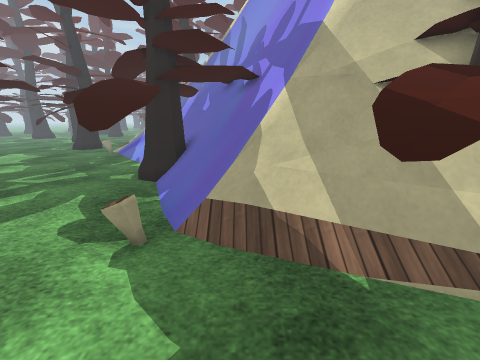
View 1 (above)

24 first-person views from a walk through a scene from a Unity 3-D project. The camera is 1.3 m above the floor, tilts 14° down and sees 90° across. The floor is counted in squares, 0.5 m on a side. Each view is taken from the middle of a square. On the plan, view 1 faces up. The plan holds only what a view shows up to about 17 squares ahead; the rest is blank. The place goes on beyond the plan. The player is left out. Some surface patterns are stand-ins.

View 2
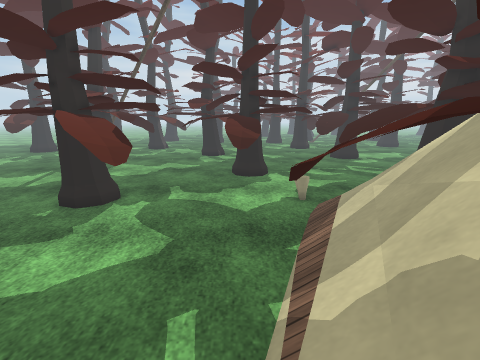

View 3
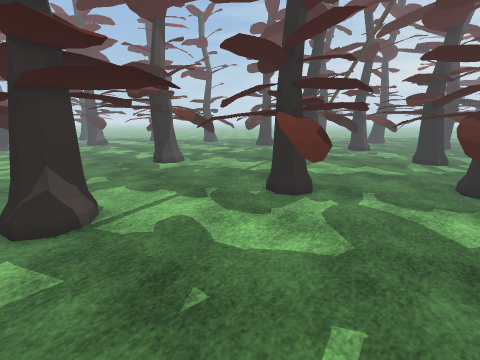

View 4
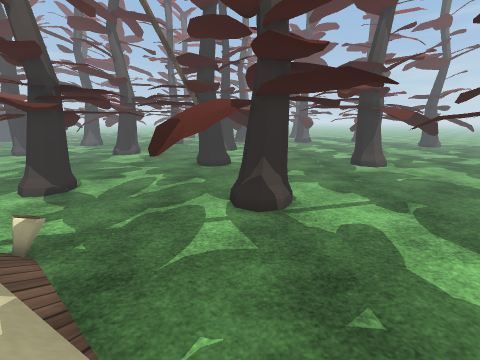

View 5
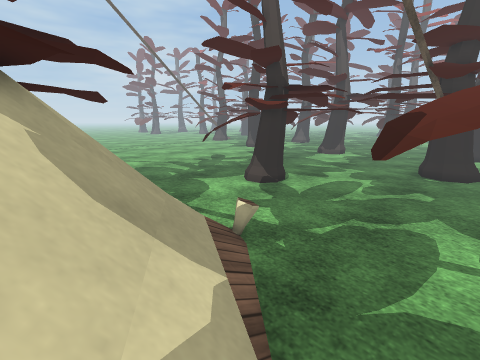

View 6
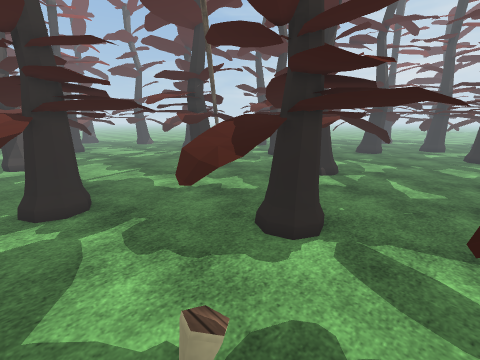

View 7
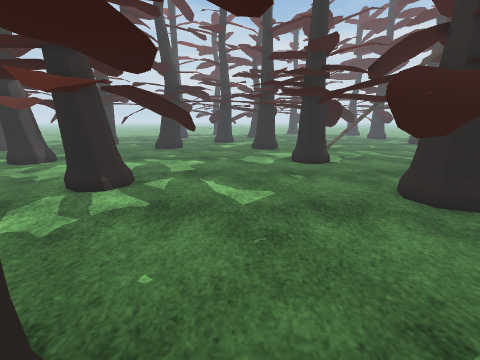

View 8
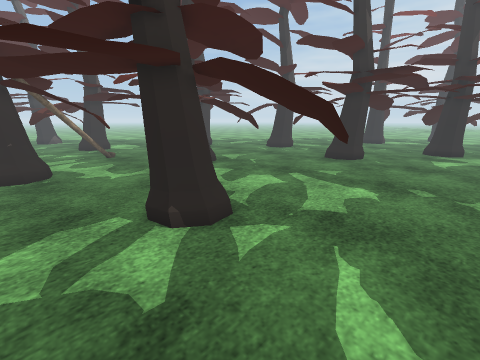

View 9
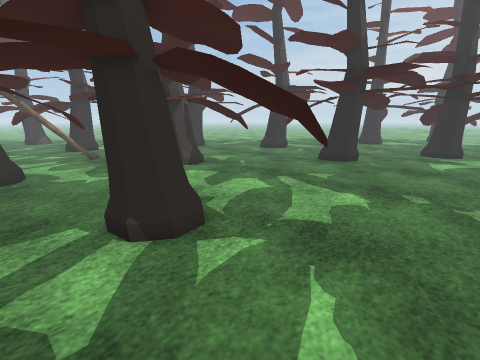

View 10
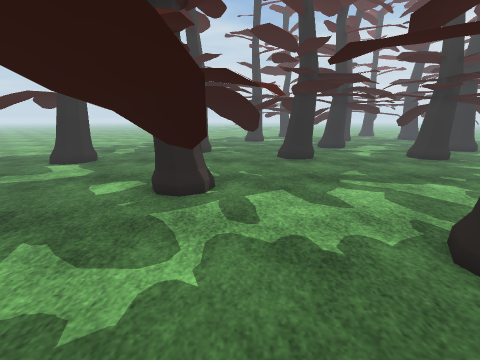

View 11
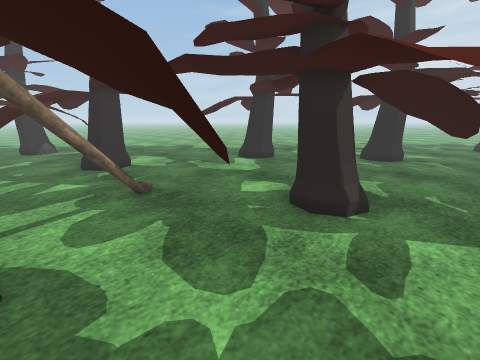

View 12
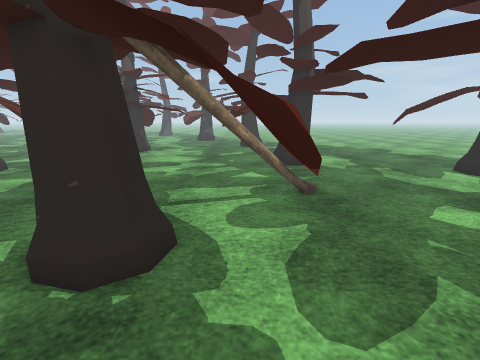

View 13
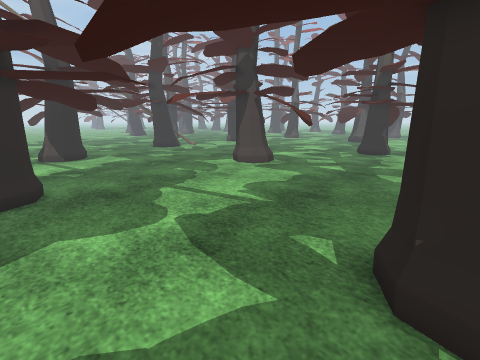

View 14
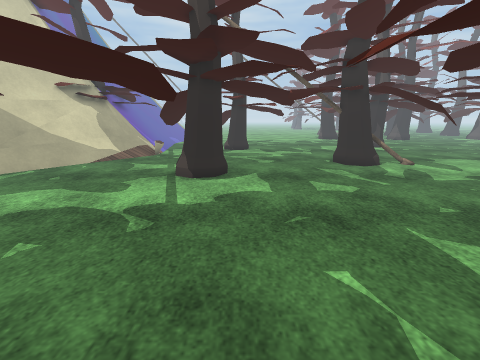

View 15
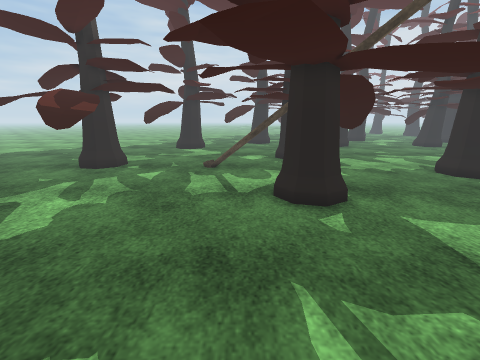

View 16
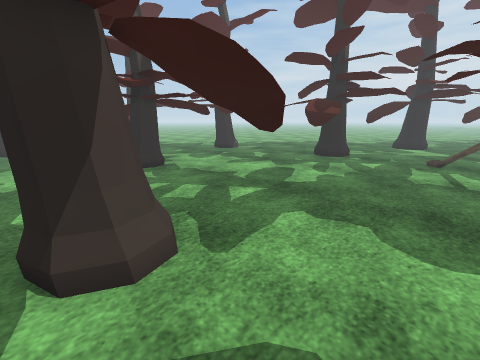

View 17
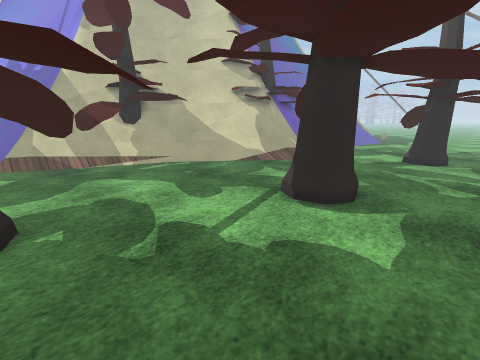

View 18
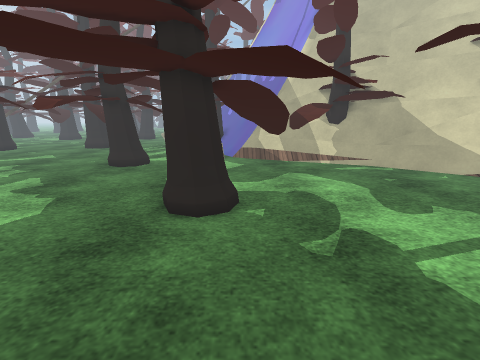

View 19
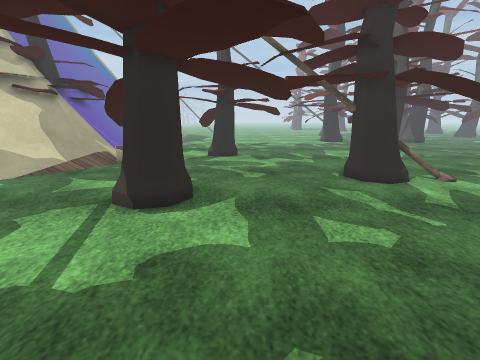

View 20
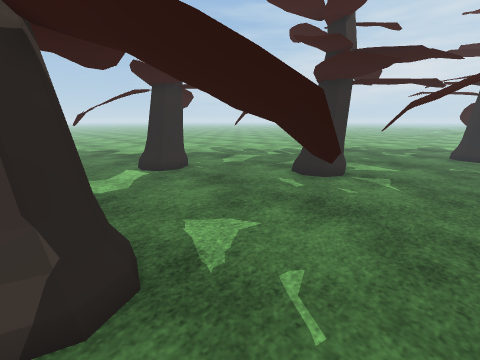

View 21
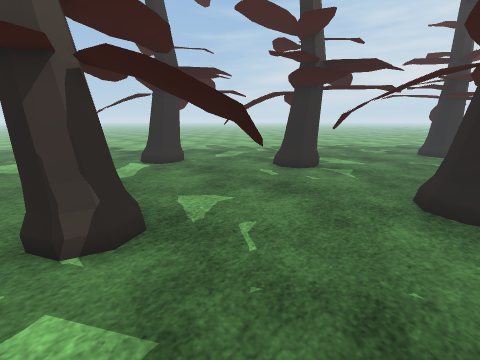

View 22
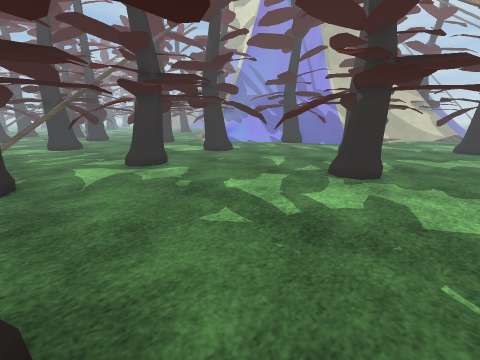

View 23
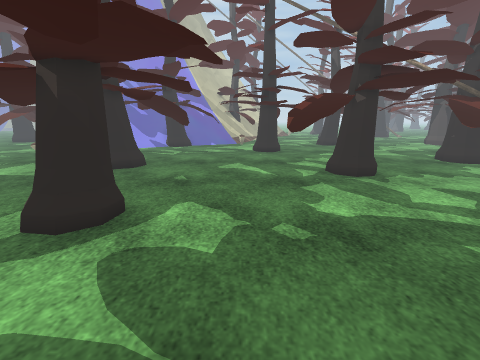

View 24
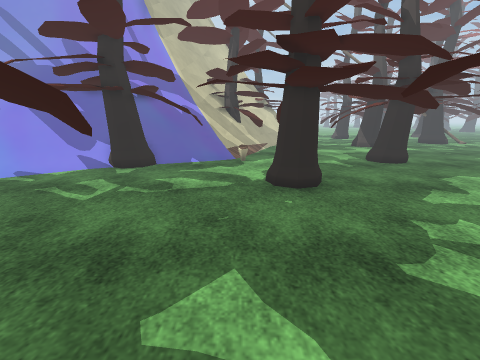

### Floor plan
Key: @ floor where view 1 was taken; # wall or solid block; x gap in a wall; . floor; / step, stairs or slope; = window, fence, low wall or low ledge; ^ raised ledge; T thing the floor can be seen under or through.
Columns run from 30 left of view 1 to 18 right of it. Each row starts with its distance up from view 1.
 11  ...^   ......### .......=##
 10  .... ###........ ^.......##
  9  ......##.. .....##.......##///
  8  #.......................##^////#
  7 ##.......................##./////
  6 =............................//// ##
  5 ...........................//.///^^#####
  4 ......................=#......../^^^#####
  3 ...........##........####^#......^#//#^###
  2 ...........^^T.......####^...........////###
  1 ...........^T ...# ......^#.........../////^#
  0 ............TTT...............@........////^^###
 -1 #...........=TT......  ..................///###=
 -2 #=...........TT......#.......^.#..........///
 -3 #...........................#T^#...........///
 -4  ..........................##TT............//....
 -5  ....TT.... ...............##=...................
 -6 #....T  ... ........ ......##..........###.......
 -7 .....^ T=....TT ....................###.##.......
 -8 ...... TT#...TT TT............##....###.........=
 -9 .......TTT....  TT#.................###........##
-10 ..............TTTT#............................##
-11 ..............T. T.............................#
-12 .............=...................................
-13 ............==...................................
-14 .................................................
-15 .................................................
-16 ###....................## .###..........##.....
-17   #....................## x### ........###.....
-18    .  .....................#    .......## .....
-19      #....### ^#............     ...    #

Positions as (right, up) in squares from view 1, and headings:
1: (0, 0), facing up
2: (8, 2), facing left
3: (8, 2), facing down-left
4: (8, 2), facing down
5: (9, 1), facing down-right
6: (-1, 7), facing down-left
7: (-7, 5), facing left
8: (-13, 5), facing down-left
9: (-14, 5), facing down-left
10: (-13, -6), facing left
11: (-15, -5), facing down-left
12: (-16, -5), facing down
13: (-13, -5), facing down-right
14: (-5, -10), facing right
15: (-5, -12), facing left
16: (-1, -12), facing down-left
17: (-1, -12), facing up-right
18: (-1, -12), facing up
19: (-1, -11), facing right
20: (-22, -4), facing down-left
21: (-21, -2), facing down-left
22: (-29, -5), facing up-right
23: (-29, 5), facing right
24: (-18, 5), facing right
